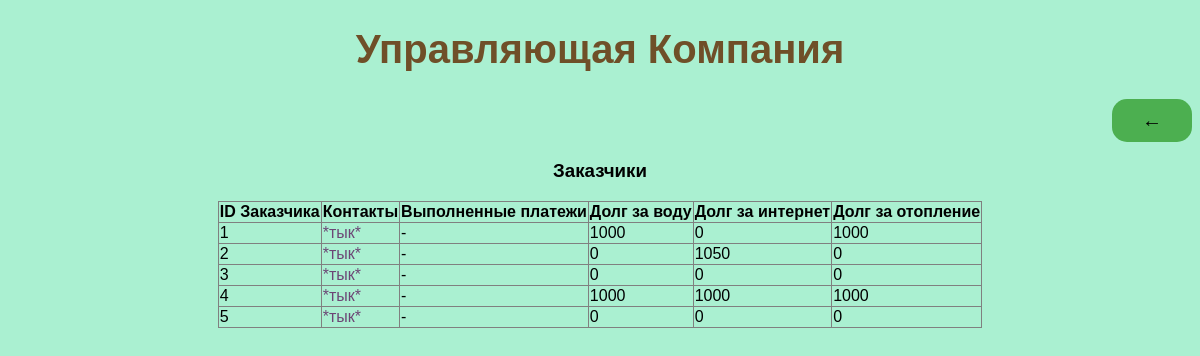
Page /customers on the committed database.
### models.py (models this page shows)
class Customer(BaseModel):
    id = pw.IntegerField(primary_key=True, unique=True)
    contact = pw.ForeignKeyField(Contact, on_delete='CASCADE', null=False, backref='customers', default='-')
    completed_payments = pw.CharField(max_length=255, default='-')
    water_debt = pw.IntegerField(default=0)
    internet_debt = pw.IntegerField(default=0)
    warm_debt = pw.IntegerField(default=0)

### routers.py (the view)
@app.route('/customers', methods=['GET'])
def get_customers():
    data = services.get_customers()
    return render_template("customers.html", json_data=data.get_json())

### serializers.py (called while the page is built)
def serialize_customer(model):
    return {
        'id': model.id,
        'contact': {
            'id': model.contact.id,
            'fcs': model.contact.fcs,
            'phone': model.contact.phone,
            'address': model.contact.address,
        },
        'completed_payments': model.completed_payments,
        'water_debt': model.water_debt,
        'internet_debt': model.internet_debt,
        'warm_debt': model.water_debt
    }

### services.py (called while the page is built)
def where_filters(query, model: models.BaseModel, **filters):
    _filters = [
        getattr(model, key) == value
        for key, value in filters.items() if value is not None
    ]
    if _filters:
        return query.where(*_filters)
    return query

def execute_get_all(model, serializer, **filters):
    query = model.select()
    query = where_filters(query, model, **filters)
    return jsonify([serializer(model) for model in query])

def get_customers(**filters):
    return execute_get_all(models.Customer, serialize_customer, **filters)

### templates/customers.html
{% extends "children_page_table_of_db.html" %}
{% block head_title %}
Заказчики
{% endblock %}
{% block body_continue %}
<table id="data"
       class="table table-striped"
       border="1"
       style="border-collapse: collapse"
       align="center">
    <thead>
    <tr>
        <th>ID Заказчика</th>
        <th>Контакты</th>
        <th>Выполненные платежи</th>
        <th>Долг за воду</th>
        <th>Долг за интернет</th>
        <th>Долг за отопление</th>
    </tr>
    </thead>
    <tbody>
    {% for c in json_data %}
    <tr>
        <td>{{c.id}}</td>
        <td><a href="http://127.0.0.1:5000/contacts/{{c.contact.id}}">
            *тык*
        </a></td>
        <td>{{c.completed_payments}}</td>
        <td>{{c.water_debt}}</td>
        <td>{{c.internet_debt}}</td>
        <td>{{c.warm_debt}}</td>
    </tr>
    {% endfor %}
    </tbody>
</table>
{% endblock %}

### templates/children_page_table_of_db.html
{% extends "children_page.html" %}
{% block table_title %}
    <h3 style="text-align: center">
        {% block head_title %}{% endblock %}
    </h3>
{% endblock %}

### templates/children_page.html (shortened to what this page needs)
{% extends "base.html" %}
{% block body %}
    <p style="text-align: right">
        <a href="http://127.0.0.1:5000" class="button-link">
            ←
         </a>
    </p>
    {% block table_title %}{% endblock %}
    {% block body_continue %}{% endblock %}
{% endblock %}

### templates/base.html (shortened to what this page needs)
<!DOCTYPE html>
<html lang="ru">
<head>
</head>
<body>
    <h1 style="text-align: center;
               font-size: 40px;
               color: #6f4f28"> Управляющая Компания </h1>
    {% block body %}{% endblock %}
</body>
</html>

### templates/base.html (style rules this page uses)
body { font-family: Arial, sans-serif; background-color: #aaf0d1; }
a { color: #6c4675; text-decoration: none; }
p { text-align: center; }

### templates/children_page.html (style rules this page uses)
.button-link { display: inline-block; padding: 10px 30px; font-size: 20px; text-align: center; text-decoration: none; background-color: #4CAF50; color: black; border: none; border-radius: 15px; cursor: pointer; }

### rows in the picture
Customer: id "1", completed_payments "-", water_debt "1000", internet_debt "0", warm_debt "1000"
Customer: id "2", completed_payments "-", water_debt "0", internet_debt "1050", warm_debt "0"
Customer: id "3", completed_payments "-", water_debt "0", internet_debt "0", warm_debt "0"
Customer: id "4", completed_payments "-", water_debt "1000", internet_debt "1000", warm_debt "1000"
Customer: id "5", completed_payments "-", water_debt "0", internet_debt "0", warm_debt "0"
